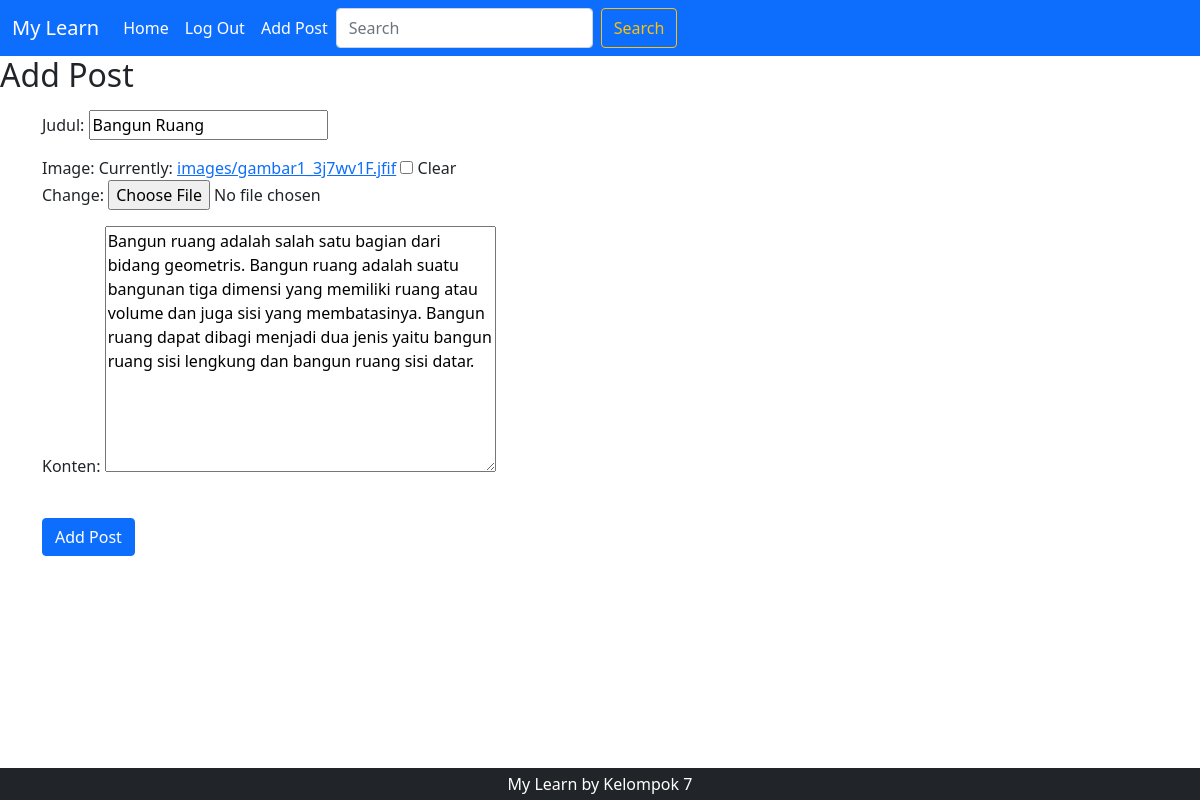
The page /10/update (signed in) on the database its author committed.
### posting/models.py (models this page shows, shortened)
class Posting(models.Model):
    judul = models.CharField(max_length=200)
    konten = models.TextField()
    image = models.ImageField(null=True, blank=True, upload_to='images')
    date = models.DateTimeField()

### posting/views.py (the view, shortened to what this page needs)
# urls.py: path('<int:pk>/update', UpdatePost.as_view(), name='update'),
class UpdatePost(LoginRequiredMixin, UpdateView):
    model = Posting
    fields = ['judul', 'image', 'konten']
    template_name = 'posting/addpost.html'

### templates/posting/addpost.html (shortened to what this page needs)
{% extends 'base.html' %}
{% block content %}
<h2>Add Post</h2>
<div class="container mt-3">
    <form method="post" enctype="multipart/form-data">
        {{ form.as_p }}
        <br>
        <button type="submit" class="btn btn-primary">Add Post</button>
    </form>
</div>
{% endblock content %}

### rows shown on the page
Posting: judul "Bangun Ruang", konten "Bangun ruang adalah salah satu bagian dari bidang geometris. Bangun ruang adalah suatu bangunan tiga dimensi yang memiliki ruang atau volume dan juga sisi yang membatasinya. Bangun ruang dapat dibagi menjadi dua jenis yaitu bangun ruang sisi lengkung dan bangun ruang sisi datar."
